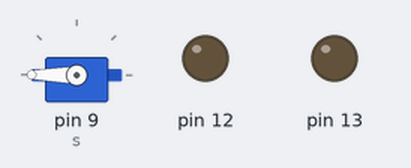
The sketch below on a simulated Arduino Uno, built with avr-gcc and run on an emulated ATmega328P. Shown: servo, output pins drawn as LEDs (lit = HIGH).

Above: at 1.05 s.
At 3.3 s:
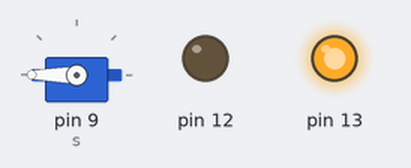
At 3.55 s:
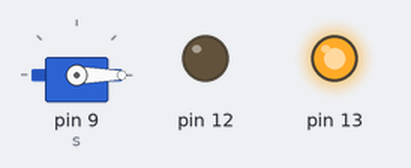
At 5.6 s:
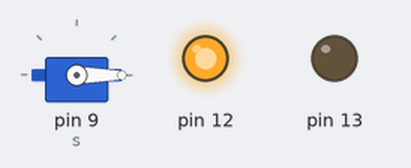
Timing chart, 0 to 7.0 s (numbered marks = the images above):
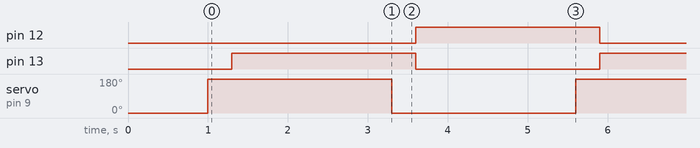

The sketch:

servo.ino
```cpp
#include <Servo.h>

Servo s = Servo();


void setup()
{
  s.attach(9);
  s.write(0);
  delay(1000);


  pinMode(13, OUTPUT);
  pinMode(12, OUTPUT);

}

void loop()
{
 s.write(180);
 delay(300);
 digitalWrite(13,HIGH);
 digitalWrite(12,LOW);
 delay(2000);

 s.write(0);
 delay(300);
 digitalWrite(12,HIGH);
 digitalWrite(13,LOW);
 delay(2000);
}
```

Measured:
- by itself, pin 12, pin 13: alternates HIGH for 2.3 s and LOW for 2.3 s
- by itself, servo on pin 9 (s): alternates 180° for 2.3 s and 0° for 2.3 s
